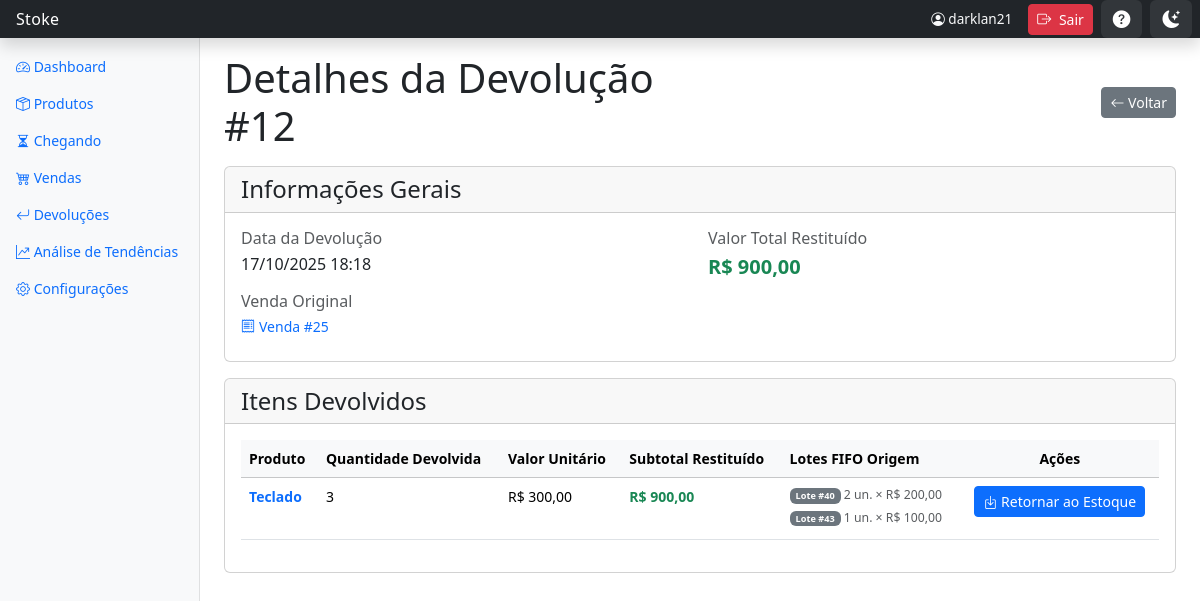
Screenshot of /devolucoes/12/ (signed in) with the database file from the repository.
### inventario/models.py (models this page shows, shortened)
class Devolucao(models.Model):
    venda_original = models.ForeignKey(Venda, on_delete=models.CASCADE, related_name='devolucoes')
    data = models.DateTimeField(default=timezone.now)
    motivo = models.TextField(blank=True, null=True)
    @property
    def valor_total_restituido(self):
        total = self.itens_devolvidos.aggregate(
            total=Sum(F('quantidade') * F('item_venda_original__preco_venda_unitario'))
        )['total']
        return total or Decimal('0.00')

class Venda(models.Model):
    TIPO_VENDA_CHOICES = [
        ('LOJA', 'Loja'),
        ('EXTERNA', 'Externa'),
    ]
    STATUS_CHOICES = [
        ('CONCLUIDA', 'Concluída'),
        ('CANCELADA', 'Cancelada'),
    ]
    TIPO_PAGAMENTO_CHOICES = [
        ('DINHEIRO', 'Dinheiro'),
        ('PIX', 'Pix'),
        ('DEBITO', 'Débito'),
        ('CREDITO', 'Crédito'),
    ]
    cliente_nome = models.CharField('Nome do Cliente', max_length=255, blank=True, null=True)
    data = models.DateTimeField(default=timezone.now)
    tipo_venda = models.CharField(max_length=10, choices=TIPO_VENDA_CHOICES, default='LOJA')
    status = models.CharField(max_length=10, choices=STATUS_CHOICES, default='CONCLUIDA')
    desconto = models.DecimalField('Desconto', max_digits=10, decimal_places=2, default=Decimal('0.00'))
    tipo_pagamento = models.CharField('Tipo de Pagamento', max_length=10, choices=TIPO_PAGAMENTO_CHOICES, default='DINHEIRO')
    parcelas = models.PositiveIntegerField('Número de Parcelas', default=1)
    taxa_aplicada = models.DecimalField('Taxa Aplicada (%)', max_digits=5, decimal_places=2, default=Decimal('0.00'))

class ItemDevolucao(models.Model):
    devolucao = models.ForeignKey(Devolucao, on_delete=models.CASCADE, related_name='itens_devolvidos')
    item_venda_original = models.ForeignKey(ItemVenda, on_delete=models.CASCADE, related_name='itens_devolvidos')
    quantidade = models.PositiveIntegerField()
    devolvido_ao_estoque = models.BooleanField('Devolvido ao estoque', default=False)
    data_retorno_estoque = models.DateTimeField('Data de retorno ao estoque', null=True, blank=True)
    @property
    def valor_restituido(self):
        return self.quantidade * self.item_venda_original.preco_venda_unitario

class ItemVenda(models.Model):
    venda = models.ForeignKey(Venda, related_name='itens', on_delete=models.CASCADE)
    produto = models.ForeignKey(Produto, on_delete=models.PROTECT)
    quantidade = models.PositiveIntegerField()
    preco_venda_unitario = models.DecimalField(max_digits=10, decimal_places=2)
    custo_compra_total_registrado = models.DecimalField(max_digits=10, decimal_places=2)
    eh_brinde = models.BooleanField('É Brinde', default=False)

class Produto(models.Model):
    nome = models.CharField(max_length=255)
    descricao = models.TextField(blank=True, null=True)
    imagem = models.ImageField(upload_to='produtos/', blank=True, null=True)
    ativo = models.BooleanField(default=True)
    fornecedor = models.ForeignKey(Fornecedor, on_delete=models.PROTECT, related_name='produtos', null=True, blank=True)
    preco_venda = models.DecimalField('Preço de Venda', max_digits=10, decimal_places=2, null=True, blank=True)
    lead_time_dias = models.PositiveIntegerField(
        'Lead Time (dias)',
        default=7,
        help_text='Tempo de entrega do fornecedor em dias'
    )
    dias_cobertura_minima = models.PositiveIntegerField(
        'Dias de Cobertura Mínima',
        default=15,
        help_text='Quantidade mínima de dias que o estoque deve cobrir'
    )

class ItemVendaLote(models.Model):
    item_venda = models.ForeignKey(ItemVenda, related_name='lotes_utilizados', on_delete=models.CASCADE)
    lote = models.ForeignKey(Lote, on_delete=models.PROTECT)
    quantidade_retirada = models.PositiveIntegerField()
    preco_compra_lote = models.DecimalField(max_digits=10, decimal_places=2)
    class Meta:
        verbose_name = 'Lote Utilizado em Venda'
        verbose_name_plural = 'Lotes Utilizados em Vendas'

class Lote(models.Model):
    produto = models.ForeignKey(Produto, related_name='lotes', on_delete=models.CASCADE)
    quantidade_inicial = models.PositiveIntegerField()
    quantidade_atual = models.PositiveIntegerField()
    preco_compra = models.DecimalField(max_digits=10, decimal_places=2)
    data_entrada = models.DateTimeField(default=timezone.now)

### inventario/views.py (the view)
# urls.py: path('devolucoes/<int:pk>/', views.detalhar_devolucao, name='detalhar_devolucao'),
def detalhar_devolucao(request, pk):
    devolucao = get_object_or_404(Devolucao.objects.select_related('venda_original').prefetch_related(
        'itens_devolvidos__item_venda_original__lotes_utilizados__lote',
        'itens_devolvidos__item_venda_original__produto'
    ), pk=pk)
    context = {
        'devolucao': devolucao
    }
    return render(request, 'inventario/detalhar_devolucao.html', context)

### inventario/templates/inventario/detalhar_devolucao.html (shortened to what this page needs)
{% extends 'inventario/base.html' %}
{% block content %}
<div class="row align-items-center mb-3">
    <div class="col-12 col-md-6">
        <h1 class="mb-2 mb-md-0">Detalhes da Devolução #{{ devolucao.id }}</h1>
    </div>
    <div class="col-12 col-md-6">
        <div class="d-flex flex-wrap gap-2 justify-content-md-end">
            <button onclick="window.history.back()" class="btn btn-secondary btn-sm">
                <i class="bi bi-arrow-left"></i> <span class="d-none d-sm-inline">Voltar</span>
            </button>
        </div>
    </div>
</div>
<div class="card mb-3">
    <div class="card-header">
        <h4 class="mb-0">Informações Gerais</h4>
    </div>
    <div class="card-body">
        <div class="row g-3">
            <div class="col-12 col-md-6">
                <div class="row g-2">
                    <div class="col-12">
                        <h6 class="text-muted mb-1">Data da Devolução</h6>
                        <p class="mb-2 fs-6">{{ devolucao.data|date:"d/m/Y H:i" }}</p>
                    </div>
                    <div class="col-12">
                        <h6 class="text-muted mb-1">Venda Original</h6>
                        <p class="mb-2">
                            <a href="{% url 'inventario:detalhar_venda' pk=devolucao.venda_original.pk %}" class="text-decoration-none">
                                <i class="bi bi-receipt me-1"></i>Venda #{{ devolucao.venda_original.id }}
                            </a>
                        </p>
                    </div>
                </div>
            </div>
            <div class="col-12 col-md-6">
                <div class="row g-2">
                    <div class="col-12">
                        <h6 class="text-muted mb-1">Valor Total Restituído</h6>
                        <p class="mb-2 fs-5 fw-bold text-success">R$ {{ devolucao.valor_total_restituido|floatformat:2 }}</p>
                    </div>
                </div>
            </div>
        </div>
    </div>
</div>
<div class="card">
    <div class="card-header">
        <h4 class="mb-0">Itens Devolvidos</h4>
    </div>
    <div class="card-body">
        <div class="d-none d-lg-block">
            <div class="table-responsive">
                <table class="table table-hover">
                    <thead class="table-light">
                        <tr>
                            <th>Produto</th>
                            <th>Quantidade Devolvida</th>
                            <th>Valor Unitário</th>
                            <th>Subtotal Restituído</th>
                            <th>Lotes FIFO Origem</th>
                            <th class="text-center">Ações</th>
                        </tr>
                    </thead>
                    <tbody>
                        {% for item in devolucao.itens_devolvidos.all %}
                        <tr>
                            <td>
                                <a href="{% url 'inventario:detalhar_produto' pk=item.item_venda_original.produto.pk %}" class="fw-bold text-decoration-none">
                                    {{ item.item_venda_original.produto.nome }}
                                </a>
                            </td>
                            <td>{{ item.quantidade }}</td>
                            <td>R$ {{ item.item_venda_original.preco_venda_unitario|floatformat:2 }}</td>
                            <td class="fw-bold text-success">R$ {{ item.valor_restituido|floatformat:2 }}</td>
                            <td>
                                {% if item.item_venda_original.lotes_utilizados.exists %}
                                    <small class="text-muted">
                                        {% for lote_usado in item.item_venda_original.lotes_utilizados.all %}
                                            <div class="mb-1">
                                                <span class="badge bg-secondary">Lote #{{ lote_usado.lote.id }}</span>
                                                {{ lote_usado.quantidade_retirada }} un. × R$ {{ lote_usado.preco_compra_lote|floatformat:2 }}
                                            </div>
                                        {% endfor %}
                                    </small>
                                {% else %}
                                    <small class="text-muted fst-italic">—</small>
                                {% endif %}
                            </td>
                            <td class="text-center">
                                {% if item.devolvido_ao_estoque %}
                                    <span class="badge bg-success" title="Retornado em {{ item.data_retorno_estoque|date:'d/m/Y H:i' }}">
                                        <i class="bi bi-check-circle"></i> Devolvido
                                    </span>
                                {% else %}
                                    <form method="post" action="{% url 'inventario:retornar_item_ao_estoque' item_id=item.id %}" style="display: inline;">
                                        <button type="submit" class="btn btn-sm btn-primary" onclick="return confirm('Deseja retornar este item ao estoque?')">
                                            <i class="bi bi-box-arrow-in-down"></i> Retornar ao Estoque
                                        </button>
                                    </form>
                                {% endif %}
                            </td>
                        </tr>
                        {% endfor %}
                    </tbody>
                </table>
            </div>
        </div>
    </div>
</div>
{% endblock %}

### inventario/templates/inventario/base.html (shortened to what this page needs)
<!DOCTYPE html>
<html lang="pt-br">
<head>
    {% load static %}
    <link href="https://cdn.jsdelivr.net/npm/bootstrap@5.3.3/dist/css/bootstrap.min.css" rel="stylesheet">
    <link rel="stylesheet" href="https://cdn.jsdelivr.net/npm/bootstrap-icons@1.11.3/font/bootstrap-icons.min.css">
</head>
<body>
    <header class="navbar navbar-dark sticky-top bg-dark flex-md-nowrap p-0 shadow">
        <a class="navbar-brand col-md-3 col-lg-2 me-0 px-3 fs-6" href="{% url 'inventario:dashboard' %}">
            Stoke
        </a>
        <div class="d-flex align-items-center">
            <span class="text-light me-3 d-none d-md-inline" style="font-size: 0.85rem;">
                <i class="bi bi-person-circle"></i> {{ user.username }}
            </span>
            <form method="post" action="{% url 'logout' %}" style="display: inline;" id="logout-form">
                <button type="button" class="btn btn-sm btn-danger me-2" title="Sair do Sistema" onclick="if(confirm('Deseja realmente sair do sistema?')){ document.getElementById('logout-form').submit(); }">
                    <i class="bi bi-box-arrow-right"></i>
                    <span class="d-none d-md-inline ms-1">Sair</span>
                </button>
            </form>
            <button id="help-toggle" class="btn btn-sm me-2" title="Recursos e Ajuda" data-bs-toggle="modal" data-bs-target="#helpModal">
                <i class="bi bi-question-circle-fill"></i>
            </button>
            <button id="theme-toggle" class="btn btn-sm me-2" title="Alternar tema">
                <i class="bi bi-moon-stars-fill" id="theme-icon"></i>
            </button>
        </div>
    </header>
    <div class="container-fluid">
        <div class="row">
            <nav id="sidebarMenu" class="col-md-3 col-lg-2 d-md-block bg-light sidebar collapse">
                <div class="position-sticky">
                    <ul class="nav flex-column">
                        <li class="nav-item">
                            <a href="{% url 'inventario:dashboard' %}" class="nav-link {% if request.resolver_match.url_name == 'dashboard' %}active{% endif %}" aria-current="page">
                                <i class="bi bi-speedometer2"></i> Dashboard
                            </a>
                        </li>
                        <li class="nav-item">
                            <a href="{% url 'inventario:listar_produtos' %}" class="nav-link {% if 'produto' in request.resolver_match.url_name or 'adicionar_estoque' in request.resolver_match.url_name %}active{% endif %}">
                                <i class="bi bi-box-seam"></i> Produtos
                            </a>
                        </li>
                        <li class="nav-item">
                            <a class="nav-link {% if 'chegando' in request.resolver_match.url_name or 'incluir_no_estoque' in request.resolver_match.url_name %}active{% endif %}" href="{% url 'inventario:listar_produtos_chegando' %}">
                                <i class="bi bi-hourglass-split"></i> Chegando
                            </a>
                        </li>
                        <li class="nav-item">
                            <a class="nav-link {% if 'venda' in request.resolver_match.url_name %}active{% endif %}" href="{% url 'inventario:listar_vendas' %}">
                                <i class="bi bi-cart4"></i> Vendas
                            </a>
                        </li>
                        <li class="nav-item">
                            <a class="nav-link {% if 'devolucao' in request.resolver_match.url_name %}active{% endif %}" href="{% url 'inventario:listar_devolucoes' %}">
                                <i class="bi bi-arrow-return-left"></i> Devoluções
                            </a>
                        </li>
                        <li class="nav-item">
                            <a class="nav-link {% if request.resolver_match.url_name == 'analise_tendencias' %}active{% endif %}" href="{% url 'inventario:analise_tendencias' %}">
                                <i class="bi bi-graph-up-arrow"></i> Análise de Tendências
                            </a>
                        </li>
                        <li class="nav-item">
                            <a href="{% url 'inventario:configuracoes' %}" class="nav-link {% if request.resolver_match.url_name == 'configuracoes' %}active{% endif %}">
                                <i class="bi bi-gear"></i> Configurações
                            </a>
                        </li>
                    </ul>
                </div>
            </nav>
            <main class="col-md-9 ms-sm-auto col-lg-10 px-md-4">
                <div class="pt-3 pb-2 mb-3">
                    {% block content %}{% endblock %}
                </div>
            </main>
        </div>
    </div>
</body>
</html>

### inventario/templates/inventario/base.html (style rules this page uses)
body { font-size: .875rem; }
.sidebar { position: fixed; top: 0; bottom: 0; left: 0; z-index: 100; padding: 48px 0 0; box-shadow: inset -1px 0 0 rgba(0, 0, 0, .1); }
.navbar-brand { font-weight: 500; letter-spacing: 0.3px; }
#theme-toggle { background-color: rgba(255, 255, 255, 0.08); border: none; color: #fff; padding: 6px 12px; border-radius: 6px; transition: all 0.3s ease; }
#theme-icon { font-size: 1.1rem; }
#help-toggle { background-color: rgba(255, 255, 255, 0.08); border: none; color: #fff; padding: 6px 12px; border-radius: 6px; transition: all 0.3s ease; }
#help-toggle .bi { font-size: 1.1rem; }
body, .card, .table, .sidebar, .form-control, .form-select, .btn, .badge, .alert { transition: background-color 0.3s ease, color 0.3s ease, border-color 0.3s ease; }
.card-body, .table-responsive { overflow-x: auto; }

### rows the page displays
Devolucao: id "12", data "17/10/2025 18:18", venda_original.id "25", valor_total_restituido "900,00"
ItemDevolucao: item_venda_original.produto.nome "Teclado", quantidade "3", item_venda_original.preco_venda_unitario "300,00", valor_restituido "900,00", devolvido_ao_estoque False (drawn)
ItemVendaLote: lote.id "40", quantidade_retirada "2", preco_compra_lote "200,00"
ItemVendaLote: lote.id "43", quantidade_retirada "1", preco_compra_lote "100,00"

### other values shown
{{ user.username }} "darklan21"
